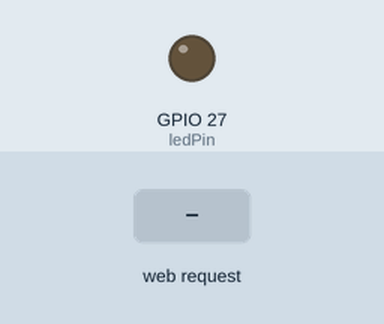
Recording of a sketch running on a simulated ESP32. Shown: output pins drawn as LEDs (lit = HIGH). The test bench sets the inputs (shaded band). WiFi joins after 1.5 s; servers stay silent unless stated; what the sketch prints to the serial monitor is not drawn.

Above: at 3.2 s.
3.3 s: HTTP request GET /control?cmd=1 received
At 3.7 s:
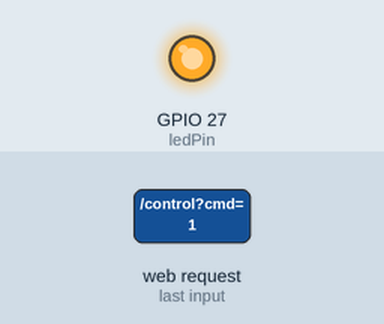
4.8 s: HTTP request GET /control?cmd=0 received
At 6.0 s:
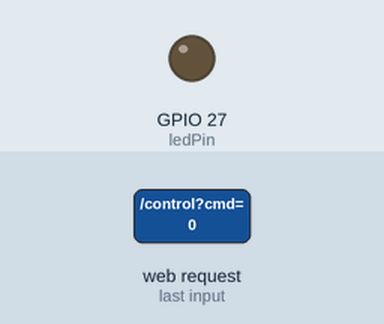
Timing chart, 0 to 7.8 s (numbered marks = the images above; inputs shaded):
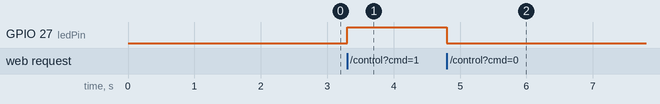

The sketch:

base.ino
```cpp
#include <WiFi.h>
#include <ESPAsyncWebSrv.h>

const char* ssid = "none";
const char* password = "12345678";

AsyncWebServer server(80);

int ledPin = 27; // GPIO5 (G27) is the pin where the LED is connected
bool ledState = LOW;

void setup() {
  pinMode(ledPin, OUTPUT);
  digitalWrite(ledPin, ledState);

  Serial.begin(115200);

  WiFi.begin(ssid, password);

  while (WiFi.status() != WL_CONNECTED) {
    delay(1000);
    Serial.println("Connecting to WiFi...");
  }

  Serial.println("Connected to WiFi");

  server.on("/", HTTP_GET, [](AsyncWebServerRequest *request){
    request->send(200, "text/plain", "Hello, ESP32!");
  });

  server.on("/control", HTTP_GET, [](AsyncWebServerRequest *request){
    String command = request->arg("cmd");
    if (command == "1") {
      digitalWrite(ledPin, HIGH);
      ledState = HIGH;
    } else if (command == "0") {
      digitalWrite(ledPin, LOW);
      ledState = LOW;
    }
    request->send(200, "text/plain", "LED state: " + String(ledState));
  });

  server.begin();
}

void loop() {
  // Your code here
}
```

Measured:
- after the input at 3.3 s, GPIO 27 (ledPin): LOW → HIGH at once
- after the input at 4.8 s, GPIO 27 (ledPin): HIGH → LOW at once
